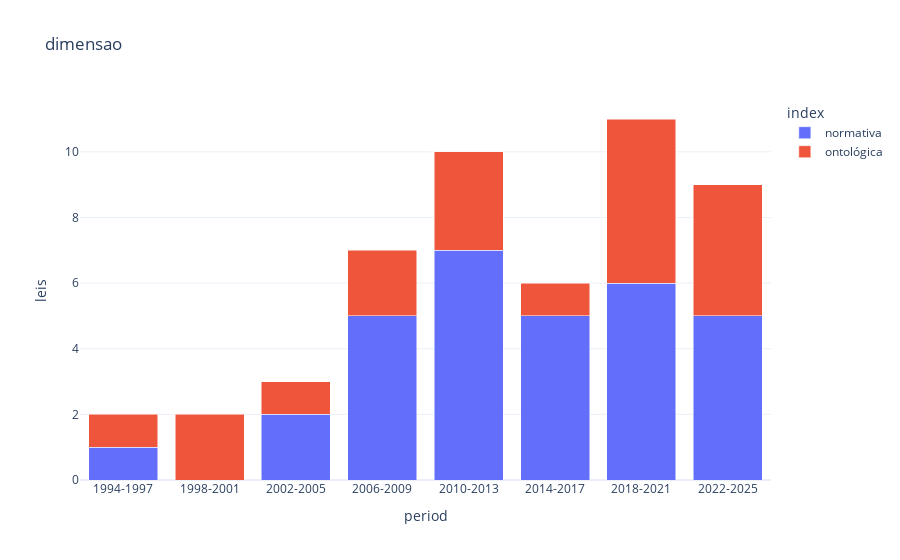
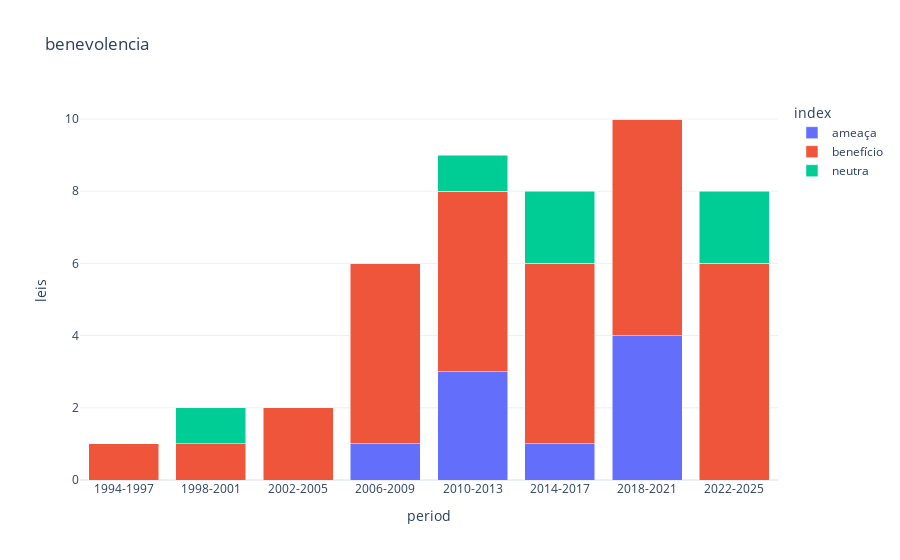
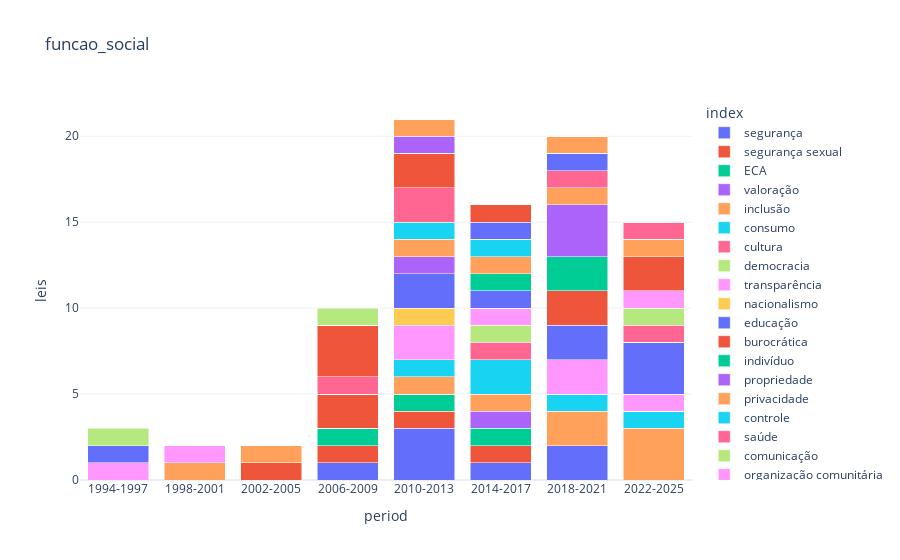
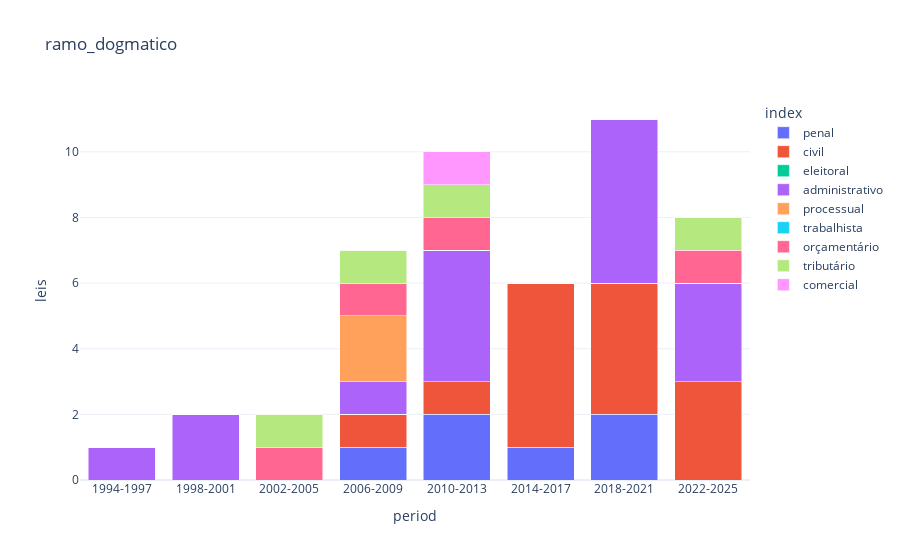

Notebook cell for these charts, in order:
### Code cell
# Convert 'data' column to datetime and extract year
df['year'] = pd.to_datetime(df['data'], dayfirst=True).dt.year

# Create 4-year periods
min_year = df['year'].min()
df['period'] = ((df['year'] - min_year) // 4) * 4 + min_year
df['period'] = df['period'].astype(int).astype(str) + '-' + (df['period'] + 3).astype(int).astype(str)

period_counts = df['period'].value_counts().sort_index()

for colname in df.columns[7:14]:
    print(colname)

    df_stack = pd.DataFrame()
    df_count = pd.DataFrame()
    for period in period_counts.index:
        df_part = df[df['period'] == period]

        s_colstacker = pd.Series(0, index=df_part.iloc[:, 14:].columns[df_part.iloc[:, 14:].columns.str.startswith(colname)], dtype='float64')
        for i, row in df_part.iterrows():
            for col in df_part.iloc[:, 14:].columns[df_part.iloc[:, 14:].columns.str.startswith(colname)]:
                s_colstacker[col] += row[col]

        # normalize to get proportions (or percentages)
        total = s_colstacker.sum()
        s_colstacker_perc = s_colstacker / total

        # rename indices
        s_colstacker.index = s_colstacker.index.str.replace(colname + '_', '')
        s_colstacker_perc.index = s_colstacker.index

        s_colstacker.name = period
        s_colstacker_perc.name = period
        df_stack = pd.concat([df_stack, s_colstacker], axis=1)
        df_count = pd.concat([df_count, s_colstacker_perc], axis=1)

    # plot stacked bar chart
    df_stack = df_stack.reset_index().melt(id_vars='index', var_name='period', value_name='leis')
    df_count = df_count.reset_index().melt(id_vars='index', var_name='period', value_name='percentage')
    df_plot = df_stack.merge(df_count)
    fig = px.bar(df_plot, x='period', y='leis', color='index', title=colname,
                 hover_data=['percentage'], barmode='stack')
    fig.update_layout(template="plotly_white")
    fig.show()

### Figure 1 — Plotly figure (JSON) as saved in the notebook; plotly's stock layout.template omitted (floating-point values rounded to 4 significant figures)
{"data": [{"alignmentgroup": "True", "customdata": [[0.5], [0.0], [0.6667], [0.7143], [0.7], [0.8333], [0.5455], [0.5556]], "hovertemplate": "index=normativa<br>period=%{x}<br>leis=%{y}<br>percentage=%{customdata[0]}<extra></extra>", "legendgroup": "normativa", "marker": {"color": "#636efa", "pattern": {"shape": ""}}, "name": "normativa", "offsetgroup": "normativa", "orientation": "v", "showlegend": true, "textposition": "auto", "x": ["1994-1997", "1998-2001", "2002-2005", "2006-2009", "2010-2013", "2014-2017", "2018-2021", "2022-2025"], "xaxis": "x", "y": [1.0, 0.0, 2.0, 5.0, 7.0, 5.0, 6.0, 5.0], "yaxis": "y", "type": "bar"}, {"alignmentgroup": "True", "customdata": [[0.5], [1.0], [0.3333], [0.2857], [0.3], [0.1667], [0.4545], [0.4444]], "hovertemplate": "index=ontológica<br>period=%{x}<br>leis=%{y}<br>percentage=%{customdata[0]}<extra></extra>", "legendgroup": "ontológica", "marker": {"color": "#EF553B", "pattern": {"shape": ""}}, "name": "ontológica", "offsetgroup": "ontológica", "orientation": "v", "showlegend": true, "textposition": "auto", "x": ["1994-1997", "1998-2001", "2002-2005", "2006-2009", "2010-2013", "2014-2017", "2018-2021", "2022-2025"], "xaxis": "x", "y": [1.0, 2.0, 1.0, 2.0, 3.0, 1.0, 5.0, 4.0], "yaxis": "y", "type": "bar"}], "layout": {"xaxis": {"anchor": "y", "domain": [0.0, 1.0], "title": {"text": "period"}}, "yaxis": {"anchor": "x", "domain": [0.0, 1.0], "title": {"text": "leis"}}, "legend": {"title": {"text": "index"}, "tracegroupgap": 0}, "title": {"text": "dimensao"}, "barmode": "stack"}}

### Figure 2 — Plotly figure (JSON) as saved in the notebook; plotly's stock layout.template omitted (floating-point values rounded to 4 significant figures)
{"data": [{"alignmentgroup": "True", "customdata": [[0.0], [0.0], [0.0], [0.1667], [0.3333], [0.125], [0.4], [0.0]], "hovertemplate": "index=ameaça<br>period=%{x}<br>leis=%{y}<br>percentage=%{customdata[0]}<extra></extra>", "legendgroup": "ameaça", "marker": {"color": "#636efa", "pattern": {"shape": ""}}, "name": "ameaça", "offsetgroup": "ameaça", "orientation": "v", "showlegend": true, "textposition": "auto", "x": ["1994-1997", "1998-2001", "2002-2005", "2006-2009", "2010-2013", "2014-2017", "2018-2021", "2022-2025"], "xaxis": "x", "y": [0.0, 0.0, 0.0, 1.0, 3.0, 1.0, 4.0, 0.0], "yaxis": "y", "type": "bar"}, {"alignmentgroup": "True", "customdata": [[1.0], [0.5], [1.0], [0.8333], [0.5556], [0.625], [0.6], [0.75]], "hovertemplate": "index=benefício<br>period=%{x}<br>leis=%{y}<br>percentage=%{customdata[0]}<extra></extra>", "legendgroup": "benefício", "marker": {"color": "#EF553B", "pattern": {"shape": ""}}, "name": "benefício", "offsetgroup": "benefício", "orientation": "v", "showlegend": true, "textposition": "auto", "x": ["1994-1997", "1998-2001", "2002-2005", "2006-2009", "2010-2013", "2014-2017", "2018-2021", "2022-2025"], "xaxis": "x", "y": [1.0, 1.0, 2.0, 5.0, 5.0, 5.0, 6.0, 6.0], "yaxis": "y", "type": "bar"}, {"alignmentgroup": "True", "customdata": [[0.0], [0.5], [0.0], [0.0], [0.1111], [0.25], [0.0], [0.25]], "hovertemplate": "index=neutra<br>period=%{x}<br>leis=%{y}<br>percentage=%{customdata[0]}<extra></extra>", "legendgroup": "neutra", "marker": {"color": "#00cc96", "pattern": {"shape": ""}}, "name": "neutra", "offsetgroup": "neutra", "orientation": "v", "showlegend": true, "textposition": "auto", "x": ["1994-1997", "1998-2001", "2002-2005", "2006-2009", "2010-2013", "2014-2017", "2018-2021", "2022-2025"], "xaxis": "x", "y": [0.0, 1.0, 0.0, 0.0, 1.0, 2.0, 0.0, 2.0], "yaxis": "y", "type": "bar"}], "layout": {"xaxis": {"anchor": "y", "domain": [0.0, 1.0], "title": {"text": "period"}}, "yaxis": {"anchor": "x", "domain": [0.0, 1.0], "title": {"text": "leis"}}, "legend": {"title": {"text": "index"}, "tracegroupgap": 0}, "title": {"text": "benevolencia"}, "barmode": "stack"}}

### Figure 3 — Plotly figure (JSON) as saved in the notebook; plotly's stock layout.template omitted (floating-point values rounded to 4 significant figures)
{"data": [{"alignmentgroup": "True", "customdata": [[0.0], [0.0], [0.0], [0.1], [0.1429], [0.0625], [0.1], [0.0]], "hovertemplate": "index=segurança<br>period=%{x}<br>leis=%{y}<br>percentage=%{customdata[0]}<extra></extra>", "legendgroup": "segurança", "marker": {"color": "#636efa", "pattern": {"shape": ""}}, "name": "segurança", "offsetgroup": "segurança", "orientation": "v", "showlegend": true, "textposition": "auto", "x": ["1994-1997", "1998-2001", "2002-2005", "2006-2009", "2010-2013", "2014-2017", "2018-2021", "2022-2025"], "xaxis": "x", "y": [0.0, 0.0, 0.0, 1.0, 3.0, 1.0, 2.0, 0.0], "yaxis": "y", "type": "bar"}, {"alignmentgroup": "True", "customdata": [[0.0], [0.0], [0.0], [0.1], [0.04762], [0.0625], [0.0], [0.0]], "hovertemplate": "index=segurança sexual<br>period=%{x}<br>leis=%{y}<br>percentage=%{customdata[0]}<extra></extra>", "legendgroup": "segurança sexual", "marker": {"color": "#EF553B", "pattern": {"shape": ""}}, "name": "segurança sexual", "offsetgroup": "segurança sexual", "orientation": "v", "showlegend": true, "textposition": "auto", "x": ["1994-1997", "1998-2001", "2002-2005", "2006-2009", "2010-2013", "2014-2017", "2018-2021", "2022-2025"], "xaxis": "x", "y": [0.0, 0.0, 0.0, 1.0, 1.0, 1.0, 0.0, 0.0], "yaxis": "y", "type": "bar"}, {"alignmentgroup": "True", "customdata": [[0.0], [0.0], [0.0], [0.1], [0.04762], [0.0625], [0.0], [0.0]], "hovertemplate": "index=ECA<br>period=%{x}<br>leis=%{y}<br>percentage=%{customdata[0]}<extra></extra>", "legendgroup": "ECA", "marker": {"color": "#00cc96", "pattern": {"shape": ""}}, "name": "ECA", "offsetgroup": "ECA", "orientation": "v", "showlegend": true, "textposition": "auto", "x": ["1994-1997", "1998-2001", "2002-2005", "2006-2009", "2010-2013", "2014-2017", "2018-2021", "2022-2025"], "xaxis": "x", "y": [0.0, 0.0, 0.0, 1.0, 1.0, 1.0, 0.0, 0.0], "yaxis": "y", "type": "bar"}, {"alignmentgroup": "True", "customdata": [[0.0], [0.0], [0.0], [0.0], [0.0], [0.0625], [0.0], [0.0]], "hovertemplate": "index=valoração<br>period=%{x}<br>leis=%{y}<br>percentage=%{customdata[0]}<extra></extra>", "legendgroup": "valoração", "marker": {"color": "#ab63fa", "pattern": {"shape": ""}}, "name": "valoração", "offsetgroup": "valoração", "orientation": "v", "showlegend": true, "textposition": "auto", "x": ["1994-1997", "1998-2001", "2002-2005", "2006-2009", "2010-2013", "2014-2017", "2018-2021", "2022-2025"], "xaxis": "x", "y": [0.0, 0.0, 0.0, 0.0, 0.0, 1.0, 0.0, 0.0], "yaxis": "y", "type": "bar"}, {"alignmentgroup": "True", "customdata": [[0.0], [0.5], [0.0], [0.0], [0.04762], [0.0625], [0.1], [0.2]], "hovertemplate": "index=inclusão<br>period=%{x}<br>leis=%{y}<br>percentage=%{customdata[0]}<extra></extra>", "legendgroup": "inclusão", "marker": {"color": "#FFA15A", "pattern": {"shape": ""}}, "name": "inclusão", "offsetgroup": "inclusão", "orientation": "v", "showlegend": true, "textposition": "auto", "x": ["1994-1997", "1998-2001", "2002-2005", "2006-2009", "2010-2013", "2014-2017", "2018-2021", "2022-2025"], "xaxis": "x", "y": [0.0, 1.0, 0.0, 0.0, 1.0, 1.0, 2.0, 3.0], "yaxis": "y", "type": "bar"}, {"alignmentgroup": "True", "customdata": [[0.0], [0.0], [0.0], [0.0], [0.04762], [0.125], [0.05], [0.06667]], "hovertemplate": "index=consumo<br>period=%{x}<br>leis=%{y}<br>percentage=%{customdata[0]}<extra></extra>", "legendgroup": "consumo", "marker": {"color": "#19d3f3", "pattern": {"shape": ""}}, "name": "consumo", "offsetgroup": "consumo", "orientation": "v", "showlegend": true, "textposition": "auto", "x": ["1994-1997", "1998-2001", "2002-2005", "2006-2009", "2010-2013", "2014-2017", "2018-2021", "2022-2025"], "xaxis": "x", "y": [0.0, 0.0, 0.0, 0.0, 1.0, 2.0, 1.0, 1.0], "yaxis": "y", "type": "bar"}, {"alignmentgroup": "True", "customdata": [[0.0], [0.0], [0.0], [0.0], [0.0], [0.0625], [0.0], [0.0]], "hovertemplate": "index=cultura<br>period=%{x}<br>leis=%{y}<br>percentage=%{customdata[0]}<extra></extra>", "legendgroup": "cultura", "marker": {"color": "#FF6692", "pattern": {"shape": ""}}, "name": "cultura", "offsetgroup": "cultura", "orientation": "v", "showlegend": true, "textposition": "auto", "x": ["1994-1997", "1998-2001", "2002-2005", "2006-2009", "2010-2013", "2014-2017", "2018-2021", "2022-2025"], "xaxis": "x", "y": [0.0, 0.0, 0.0, 0.0, 0.0, 1.0, 0.0, 0.0], "yaxis": "y", "type": "bar"}, {"alignmentgroup": "True", "customdata": [[0.0], [0.0], [0.0], [0.0], [0.0], [0.0625], [0.0], [0.0]], "hovertemplate": "index=democracia<br>period=%{x}<br>leis=%{y}<br>percentage=%{customdata[0]}<extra></extra>", "legendgroup": "democracia", "marker": {"color": "#B6E880", "pattern": {"shape": ""}}, "name": "democracia", "offsetgroup": "democracia", "orientation": "v", "showlegend": true, "textposition": "auto", "x": ["1994-1997", "1998-2001", "2002-2005", "2006-2009", "2010-2013", "2014-2017", "2018-2021", "2022-2025"], "xaxis": "x", "y": [0.0, 0.0, 0.0, 0.0, 0.0, 1.0, 0.0, 0.0], "yaxis": "y", "type": "bar"}, {"alignmentgroup": "True", "customdata": [[0.3333], [0.5], [0.0], [0.0], [0.09524], [0.0625], [0.1], [0.06667]], "hovertemplate": "index=transparência<br>period=%{x}<br>leis=%{y}<br>percentage=%{customdata[0]}<extra></extra>", "legendgroup": "transparência", "marker": {"color": "#FF97FF", "pattern": {"shape": ""}}, "name": "transparência", "offsetgroup": "transparência", "orientation": "v", "showlegend": true, "textposition": "auto", "x": ["1994-1997", "1998-2001", "2002-2005", "2006-2009", "2010-2013", "2014-2017", "2018-2021", "2022-2025"], "xaxis": "x", "y": [1.0, 1.0, 0.0, 0.0, 2.0, 1.0, 2.0, 1.0], "yaxis": "y", "type": "bar"}, {"alignmentgroup": "True", "customdata": [[0.0], [0.0], [0.0], [0.0], [0.04762], [0.0], [0.0], [0.0]], "hovertemplate": "index=nacionalismo<br>period=%{x}<br>leis=%{y}<br>percentage=%{customdata[0]}<extra></extra>", "legendgroup": "nacionalismo", "marker": {"color": "#FECB52", "pattern": {"shape": ""}}, "name": "nacionalismo", "offsetgroup": "nacionalismo", "orientation": "v", "showlegend": true, "textposition": "auto", "x": ["1994-1997", "1998-2001", "2002-2005", "2006-2009", "2010-2013", "2014-2017", "2018-2021", "2022-2025"], "xaxis": "x", "y": [0.0, 0.0, 0.0, 0.0, 1.0, 0.0, 0.0, 0.0], "yaxis": "y", "type": "bar"}, {"alignmentgroup": "True", "customdata": [[0.3333], [0.0], [0.0], [0.0], [0.09524], [0.0625], [0.1], [0.2]], "hovertemplate": "index=educação<br>period=%{x}<br>leis=%{y}<br>percentage=%{customdata[0]}<extra></extra>", "legendgroup": "educação", "marker": {"color": "#636efa", "pattern": {"shape": ""}}, "name": "educação", "offsetgroup": "educação", "orientation": "v", "showlegend": true, "textposition": "auto", "x": ["1994-1997", "1998-2001", "2002-2005", "2006-2009", "2010-2013", "2014-2017", "2018-2021", "2022-2025"], "xaxis": "x", "y": [1.0, 0.0, 0.0, 0.0, 2.0, 1.0, 2.0, 3.0], "yaxis": "y", "type": "bar"}, {"alignmentgroup": "True", "customdata": [[0.0], [0.0], [0.0], [0.2], [0.0], [0.0], [0.1], [0.0]], "hovertemplate": "index=burocrática<br>period=%{x}<br>leis=%{y}<br>percentage=%{customdata[0]}<extra></extra>", "legendgroup": "burocrática", "marker": {"color": "#EF553B", "pattern": {"shape": ""}}, "name": "burocrática", "offsetgroup": "burocrática", "orientation": "v", "showlegend": true, "textposition": "auto", "x": ["1994-1997", "1998-2001", "2002-2005", "2006-2009", "2010-2013", "2014-2017", "2018-2021", "2022-2025"], "xaxis": "x", "y": [0.0, 0.0, 0.0, 2.0, 0.0, 0.0, 2.0, 0.0], "yaxis": "y", "type": "bar"}, {"alignmentgroup": "True", "customdata": [[0.0], [0.0], [0.0], [0.0], [0.0], [0.0625], [0.1], [0.0]], "hovertemplate": "index=indivíduo<br>period=%{x}<br>leis=%{y}<br>percentage=%{customdata[0]}<extra></extra>", "legendgroup": "indivíduo", "marker": {"color": "#00cc96", "pattern": {"shape": ""}}, "name": "indivíduo", "offsetgroup": "indivíduo", "orientation": "v", "showlegend": true, "textposition": "auto", "x": ["1994-1997", "1998-2001", "2002-2005", "2006-2009", "2010-2013", "2014-2017", "2018-2021", "2022-2025"], "xaxis": "x", "y": [0.0, 0.0, 0.0, 0.0, 0.0, 1.0, 2.0, 0.0], "yaxis": "y", "type": "bar"}, {"alignmentgroup": "True", "customdata": [[0.0], [0.0], [0.0], [0.0], [0.04762], [0.0], [0.15], [0.0]], "hovertemplate": "index=propriedade<br>period=%{x}<br>leis=%{y}<br>percentage=%{customdata[0]}<extra></extra>", "legendgroup": "propriedade", "marker": {"color": "#ab63fa", "pattern": {"shape": ""}}, "name": "propriedade", "offsetgroup": "propriedade", "orientation": "v", "showlegend": true, "textposition": "auto", "x": ["1994-1997", "1998-2001", "2002-2005", "2006-2009", "2010-2013", "2014-2017", "2018-2021", "2022-2025"], "xaxis": "x", "y": [0.0, 0.0, 0.0, 0.0, 1.0, 0.0, 3.0, 0.0], "yaxis": "y", "type": "bar"}, {"alignmentgroup": "True", "customdata": [[0.0], [0.0], [0.0], [0.0], [0.04762], [0.0625], [0.05], [0.0]], "hovertemplate": "index=privacidade<br>period=%{x}<br>leis=%{y}<br>percentage=%{customdata[0]}<extra></extra>", "legendgroup": "privacidade", "marker": {"color": "#FFA15A", "pattern": {"shape": ""}}, "name": "privacidade", "offsetgroup": "privacidade", "orientation": "v", "showlegend": true, "textposition": "auto", "x": ["1994-1997", "1998-2001", "2002-2005", "2006-2009", "2010-2013", "2014-2017", "2018-2021", "2022-2025"], "xaxis": "x", "y": [0.0, 0.0, 0.0, 0.0, 1.0, 1.0, 1.0, 0.0], "yaxis": "y", "type": "bar"}, {"alignmentgroup": "True", "customdata": [[0.0], [0.0], [0.0], [0.0], [0.04762], [0.0625], [0.0], [0.0]], "hovertemplate": "index=controle<br>period=%{x}<br>leis=%{y}<br>percentage=%{customdata[0]}<extra></extra>", "legendgroup": "controle", "marker": {"color": "#19d3f3", "pattern": {"shape": ""}}, "name": "controle", "offsetgroup": "controle", "orientation": "v", "showlegend": true, "textposition": "auto", "x": ["1994-1997", "1998-2001", "2002-2005", "2006-2009", "2010-2013", "2014-2017", "2018-2021", "2022-2025"], "xaxis": "x", "y": [0.0, 0.0, 0.0, 0.0, 1.0, 1.0, 0.0, 0.0], "yaxis": "y", "type": "bar"}, {"alignmentgroup": "True", "customdata": [[0.0], [0.0], [0.0], [0.1], [0.09524], [0.0], [0.05], [0.06667]], "hovertemplate": "index=saúde<br>period=%{x}<br>leis=%{y}<br>percentage=%{customdata[0]}<extra></extra>", "legendgroup": "saúde", "marker": {"color": "#FF6692", "pattern": {"shape": ""}}, "name": "saúde", "offsetgroup": "saúde", "orientation": "v", "showlegend": true, "textposition": "auto", "x": ["1994-1997", "1998-2001", "2002-2005", "2006-2009", "2010-2013", "2014-2017", "2018-2021", "2022-2025"], "xaxis": "x", "y": [0.0, 0.0, 0.0, 1.0, 2.0, 0.0, 1.0, 1.0], "yaxis": "y", "type": "bar"}, {"alignmentgroup": "True", "customdata": [[0.0], [0.0], [0.0], [0.0], [0.0], [0.0], [0.0], [0.06667]], "hovertemplate": "index=comunicação<br>period=%{x}<br>leis=%{y}<br>percentage=%{customdata[0]}<extra></extra>", "legendgroup": "comunicação", "marker": {"color": "#B6E880", "pattern": {"shape": ""}}, "name": "comunicação", "offsetgroup": "comunicação", "orientation": "v", "showlegend": true, "textposition": "auto", "x": ["1994-1997", "1998-2001", "2002-2005", "2006-2009", "2010-2013", "2014-2017", "2018-2021", "2022-2025"], "xaxis": "x", "y": [0.0, 0.0, 0.0, 0.0, 0.0, 0.0, 0.0, 1.0], "yaxis": "y", "type": "bar"}, {"alignmentgroup": "True", "customdata": [[0.0], [0.0], [0.0], [0.0], [0.0], [0.0], [0.0], [0.06667]], "hovertemplate": "index=organização comunitária<br>period=%{x}<br>leis=%{y}<br>percentage=%{customdata[0]}<extra></extra>", "legendgroup": "organização comunitária", "marker": {"color": "#FF97FF", "pattern": {"shape": ""}}, "name": "organização comunitária", "offsetgroup": "organização comunitária", "orientation": "v", "showlegend": true, "textposition": "auto", "x": ["1994-1997", "1998-2001", "2002-2005", "2006-2009", "2010-2013", "2014-2017", "2018-2021", "2022-2025"], "xaxis": "x", "y": [0.0, 0.0, 0.0, 0.0, 0.0, 0.0, 0.0, 1.0], "yaxis": "y", "type": "bar"}, {"alignmentgroup": "True", "customdata": [[0.0], [0.0], [0.0], [0.0], [0.0], [0.0], [0.0], [0.0]], "hovertemplate": "index=direitos trabalhistas<br>period=%{x}<br>leis=%{y}<br>percentage=%{customdata[0]}<extra></extra>", "legendgroup": "direitos trabalhistas", "marker": {"color": "#FECB52", "pattern": {"shape": ""}}, "name": "direitos trabalhistas", "offsetgroup": "direitos trabalhistas", "orientation": "v", "showlegend": true, "textposition": "auto", "x": ["1994-1997", "1998-2001", "2002-2005", "2006-2009", "2010-2013", "2014-2017", "2018-2021", "2022-2025"], "xaxis": "x", "y": [0.0, 0.0, 0.0, 0.0, 0.0, 0.0, 0.0, 0.0], "yaxis": "y", "type": "bar"}, {"alignmentgroup": "True", "customdata": [[0.0], [0.0], [0.0], [0.0], [0.0], [0.0625], [0.05], [0.0]], "hovertemplate": "index=integridade<br>period=%{x}<br>leis=%{y}<br>percentage=%{customdata[0]}<extra></extra>", "legendgroup": "integridade", "marker": {"color": "#636efa", "pattern": {"shape": ""}}, "name": "integridade", "offsetgroup": "integridade", "orientation": "v", "showlegend": true, "textposition": "auto", "x": ["1994-1997", "1998-2001", "2002-2005", "2006-2009", "2010-2013", "2014-2017", "2018-2021", "2022-2025"], "xaxis": "x", "y": [0.0, 0.0, 0.0, 0.0, 0.0, 1.0, 1.0, 0.0], "yaxis": "y", "type": "bar"}, {"alignmentgroup": "True", "customdata": [[0.0], [0.0], [0.5], [0.3], [0.09524], [0.0625], [0.0], [0.1333]], "hovertemplate": "index=comercial<br>period=%{x}<br>leis=%{y}<br>percentage=%{customdata[0]}<extra></extra>", "legendgroup": "comercial", "marker": {"color": "#EF553B", "pattern": {"shape": ""}}, "name": "comercial", "offsetgroup": "comercial", "orientation": "v", "showlegend": true, "textposition": "auto", "x": ["1994-1997", "1998-2001", "2002-2005", "2006-2009", "2010-2013", "2014-2017", "2018-2021", "2022-2025"], "xaxis": "x", "y": [0.0, 0.0, 1.0, 3.0, 2.0, 1.0, 0.0, 2.0], "yaxis": "y", "type": "bar"}, {"alignmentgroup": "True", "customdata": [[0.0], [0.0], [0.0], [0.0], [0.0], [0.0], [0.0], [0.0]], "hovertemplate": "index=mediação<br>period=%{x}<br>leis=%{y}<br>percentage=%{customdata[0]}<extra></extra>", "legendgroup": "mediação", "marker": {"color": "#00cc96", "pattern": {"shape": ""}}, "name": "mediação", "offsetgroup": "mediação", "orientation": "v", "showlegend": true, "textposition": "auto", "x": ["1994-1997", "1998-2001", "2002-2005", "2006-2009", "2010-2013", "2014-2017", "2018-2021", "2022-2025"], "xaxis": "x", "y": [0.0, 0.0, 0.0, 0.0, 0.0, 0.0, 0.0, 0.0], "yaxis": "y", "type": "bar"}, {"alignmentgroup": "True", "customdata": [[0.0], [0.0], [0.0], [0.0], [0.04762], [0.0], [0.0], [0.0]], "hovertemplate": "index=burocrático<br>period=%{x}<br>leis=%{y}<br>percentage=%{customdata[0]}<extra></extra>", "legendgroup": "burocrático", "marker": {"color": "#ab63fa", "pattern": {"shape": ""}}, "name": "burocrático", "offsetgroup": "burocrático", "orientation": "v", "showlegend": true, "textposition": "auto", "x": ["1994-1997", "1998-2001", "2002-2005", "2006-2009", "2010-2013", "2014-2017", "2018-2021", "2022-2025"], "xaxis": "x", "y": [0.0, 0.0, 0.0, 0.0, 1.0, 0.0, 0.0, 0.0], "yaxis": "y", "type": "bar"}, {"alignmentgroup": "True", "customdata": [[0.0], [0.0], [0.5], [0.0], [0.04762], [0.0], [0.05], [0.06667]], "hovertemplate": "index=fiscal<br>period=%{x}<br>leis=%{y}<br>percentage=%{customdata[0]}<extra></extra>", "legendgroup": "fiscal", "marker": {"color": "#FFA15A", "pattern": {"shape": ""}}, "name": "fiscal", "offsetgroup": "fiscal", "orientation": "v", "showlegend": true, "textposition": "auto", "x": ["1994-1997", "1998-2001", "2002-2005", "2006-2009", "2010-2013", "2014-2017", "2018-2021", "2022-2025"], "xaxis": "x", "y": [0.0, 0.0, 1.0, 0.0, 1.0, 0.0, 1.0, 1.0], "yaxis": "y", "type": "bar"}, {"alignmentgroup": "True", "customdata": [[0.0], [0.0], [0.0], [0.0], [0.0], [0.0], [0.0], [0.0]], "hovertemplate": "index=esporte<br>period=%{x}<br>leis=%{y}<br>percentage=%{customdata[0]}<extra></extra>", "legendgroup": "esporte", "marker": {"color": "#19d3f3", "pattern": {"shape": ""}}, "name": "esporte", "offsetgroup": "esporte", "orientation": "v", "showlegend": true, "textposition": "auto", "x": ["1994-1997", "1998-2001", "2002-2005", "2006-2009", "2010-2013", "2014-2017", "2018-2021", "2022-2025"], "xaxis": "x", "y": [0.0, 0.0, 0.0, 0.0, 0.0, 0.0, 0.0, 0.0], "yaxis": "y", "type": "bar"}, {"alignmentgroup": "True", "customdata": [[0.0], [0.0], [0.0], [0.0], [0.0], [0.0], [0.0], [0.06667]], "hovertemplate": "index=meio ambiente<br>period=%{x}<br>leis=%{y}<br>percentage=%{customdata[0]}<extra></extra>", "legendgroup": "meio ambiente", "marker": {"color": "#FF6692", "pattern": {"shape": ""}}, "name": "meio ambiente", "offsetgroup": "meio ambiente", "orientation": "v", "showlegend": true, "textposition": "auto", "x": ["1994-1997", "1998-2001", "2002-2005", "2006-2009", "2010-2013", "2014-2017", "2018-2021", "2022-2025"], "xaxis": "x", "y": [0.0, 0.0, 0.0, 0.0, 0.0, 0.0, 0.0, 1.0], "yaxis": "y", "type": "bar"}, {"alignmentgroup": "True", "customdata": [[0.3333], [0.0], [0.0], [0.1], [0.0], [0.0], [0.0], [0.0]], "hovertemplate": "index=ciência<br>period=%{x}<br>leis=%{y}<br>percentage=%{customdata[0]}<extra></extra>", "legendgroup": "ciência", "marker": {"color": "#B6E880", "pattern": {"shape": ""}}, "name": "ciência", "offsetgroup": "ciência", "orientation": "v", "showlegend": true, "textposition": "auto", "x": ["1994-1997", "1998-2001", "2002-2005", "2006-2009", "2010-2013", "2014-2017", "2018-2021", "2022-2025"], "xaxis": "x", "y": [1.0, 0.0, 0.0, 1.0, 0.0, 0.0, 0.0, 0.0], "yaxis": "y", "type": "bar"}], "layout": {"xaxis": {"anchor": "y", "domain": [0.0, 1.0], "title": {"text": "period"}}, "yaxis": {"anchor": "x", "domain": [0.0, 1.0], "title": {"text": "leis"}}, "legend": {"title": {"text": "index"}, "tracegroupgap": 0}, "title": {"text": "funcao_social"}, "barmode": "stack"}}

### Figure 4 — Plotly figure (JSON) as saved in the notebook; plotly's stock layout.template omitted (floating-point values rounded to 4 significant figures)
{"data": [{"alignmentgroup": "True", "customdata": [[0.0], [0.0], [0.0], [0.1429], [0.2], [0.1667], [0.1818], [0.0]], "hovertemplate": "index=penal<br>period=%{x}<br>leis=%{y}<br>percentage=%{customdata[0]}<extra></extra>", "legendgroup": "penal", "marker": {"color": "#636efa", "pattern": {"shape": ""}}, "name": "penal", "offsetgroup": "penal", "orientation": "v", "showlegend": true, "textposition": "auto", "x": ["1994-1997", "1998-2001", "2002-2005", "2006-2009", "2010-2013", "2014-2017", "2018-2021", "2022-2025"], "xaxis": "x", "y": [0.0, 0.0, 0.0, 1.0, 2.0, 1.0, 2.0, 0.0], "yaxis": "y", "type": "bar"}, {"alignmentgroup": "True", "customdata": [[0.0], [0.0], [0.0], [0.1429], [0.1], [0.8333], [0.3636], [0.375]], "hovertemplate": "index=civil<br>period=%{x}<br>leis=%{y}<br>percentage=%{customdata[0]}<extra></extra>", "legendgroup": "civil", "marker": {"color": "#EF553B", "pattern": {"shape": ""}}, "name": "civil", "offsetgroup": "civil", "orientation": "v", "showlegend": true, "textposition": "auto", "x": ["1994-1997", "1998-2001", "2002-2005", "2006-2009", "2010-2013", "2014-2017", "2018-2021", "2022-2025"], "xaxis": "x", "y": [0.0, 0.0, 0.0, 1.0, 1.0, 5.0, 4.0, 3.0], "yaxis": "y", "type": "bar"}, {"alignmentgroup": "True", "customdata": [[0.0], [0.0], [0.0], [0.0], [0.0], [0.0], [0.0], [0.0]], "hovertemplate": "index=eleitoral<br>period=%{x}<br>leis=%{y}<br>percentage=%{customdata[0]}<extra></extra>", "legendgroup": "eleitoral", "marker": {"color": "#00cc96", "pattern": {"shape": ""}}, "name": "eleitoral", "offsetgroup": "eleitoral", "orientation": "v", "showlegend": true, "textposition": "auto", "x": ["1994-1997", "1998-2001", "2002-2005", "2006-2009", "2010-2013", "2014-2017", "2018-2021", "2022-2025"], "xaxis": "x", "y": [0.0, 0.0, 0.0, 0.0, 0.0, 0.0, 0.0, 0.0], "yaxis": "y", "type": "bar"}, {"alignmentgroup": "True", "customdata": [[1.0], [1.0], [0.0], [0.1429], [0.4], [0.0], [0.4545], [0.375]], "hovertemplate": "index=administrativo<br>period=%{x}<br>leis=%{y}<br>percentage=%{customdata[0]}<extra></extra>", "legendgroup": "administrativo", "marker": {"color": "#ab63fa", "pattern": {"shape": ""}}, "name": "administrativo", "offsetgroup": "administrativo", "orientation": "v", "showlegend": true, "textposition": "auto", "x": ["1994-1997", "1998-2001", "2002-2005", "2006-2009", "2010-2013", "2014-2017", "2018-2021", "2022-2025"], "xaxis": "x", "y": [1.0, 2.0, 0.0, 1.0, 4.0, 0.0, 5.0, 3.0], "yaxis": "y", "type": "bar"}, {"alignmentgroup": "True", "customdata": [[0.0], [0.0], [0.0], [0.2857], [0.0], [0.0], [0.0], [0.0]], "hovertemplate": "index=processual<br>period=%{x}<br>leis=%{y}<br>percentage=%{customdata[0]}<extra></extra>", "legendgroup": "processual", "marker": {"color": "#FFA15A", "pattern": {"shape": ""}}, "name": "processual", "offsetgroup": "processual", "orientation": "v", "showlegend": true, "textposition": "auto", "x": ["1994-1997", "1998-2001", "2002-2005", "2006-2009", "2010-2013", "2014-2017", "2018-2021", "2022-2025"], "xaxis": "x", "y": [0.0, 0.0, 0.0, 2.0, 0.0, 0.0, 0.0, 0.0], "yaxis": "y", "type": "bar"}, {"alignmentgroup": "True", "customdata": [[0.0], [0.0], [0.0], [0.0], [0.0], [0.0], [0.0], [0.0]], "hovertemplate": "index=trabalhista<br>period=%{x}<br>leis=%{y}<br>percentage=%{customdata[0]}<extra></extra>", "legendgroup": "trabalhista", "marker": {"color": "#19d3f3", "pattern": {"shape": ""}}, "name": "trabalhista", "offsetgroup": "trabalhista", "orientation": "v", "showlegend": true, "textposition": "auto", "x": ["1994-1997", "1998-2001", "2002-2005", "2006-2009", "2010-2013", "2014-2017", "2018-2021", "2022-2025"], "xaxis": "x", "y": [0.0, 0.0, 0.0, 0.0, 0.0, 0.0, 0.0, 0.0], "yaxis": "y", "type": "bar"}, {"alignmentgroup": "True", "customdata": [[0.0], [0.0], [0.5], [0.1429], [0.1], [0.0], [0.0], [0.125]], "hovertemplate": "index=orçamentário<br>period=%{x}<br>leis=%{y}<br>percentage=%{customdata[0]}<extra></extra>", "legendgroup": "orçamentário", "marker": {"color": "#FF6692", "pattern": {"shape": ""}}, "name": "orçamentário", "offsetgroup": "orçamentário", "orientation": "v", "showlegend": true, "textposition": "auto", "x": ["1994-1997", "1998-2001", "2002-2005", "2006-2009", "2010-2013", "2014-2017", "2018-2021", "2022-2025"], "xaxis": "x", "y": [0.0, 0.0, 1.0, 1.0, 1.0, 0.0, 0.0, 1.0], "yaxis": "y", "type": "bar"}, {"alignmentgroup": "True", "customdata": [[0.0], [0.0], [0.5], [0.1429], [0.1], [0.0], [0.0], [0.125]], "hovertemplate": "index=tributário<br>period=%{x}<br>leis=%{y}<br>percentage=%{customdata[0]}<extra></extra>", "legendgroup": "tributário", "marker": {"color": "#B6E880", "pattern": {"shape": ""}}, "name": "tributário", "offsetgroup": "tributário", "orientation": "v", "showlegend": true, "textposition": "auto", "x": ["1994-1997", "1998-2001", "2002-2005", "2006-2009", "2010-2013", "2014-2017", "2018-2021", "2022-2025"], "xaxis": "x", "y": [0.0, 0.0, 1.0, 1.0, 1.0, 0.0, 0.0, 1.0], "yaxis": "y", "type": "bar"}, {"alignmentgroup": "True", "customdata": [[0.0], [0.0], [0.0], [0.0], [0.1], [0.0], [0.0], [0.0]], "hovertemplate": "index=comercial<br>period=%{x}<br>leis=%{y}<br>percentage=%{customdata[0]}<extra></extra>", "legendgroup": "comercial", "marker": {"color": "#FF97FF", "pattern": {"shape": ""}}, "name": "comercial", "offsetgroup": "comercial", "orientation": "v", "showlegend": true, "textposition": "auto", "x": ["1994-1997", "1998-2001", "2002-2005", "2006-2009", "2010-2013", "2014-2017", "2018-2021", "2022-2025"], "xaxis": "x", "y": [0.0, 0.0, 0.0, 0.0, 1.0, 0.0, 0.0, 0.0], "yaxis": "y", "type": "bar"}], "layout": {"xaxis": {"anchor": "y", "domain": [0.0, 1.0], "title": {"text": "period"}}, "yaxis": {"anchor": "x", "domain": [0.0, 1.0], "title": {"text": "leis"}}, "legend": {"title": {"text": "index"}, "tracegroupgap": 0}, "title": {"text": "ramo_dogmatico"}, "barmode": "stack"}}
